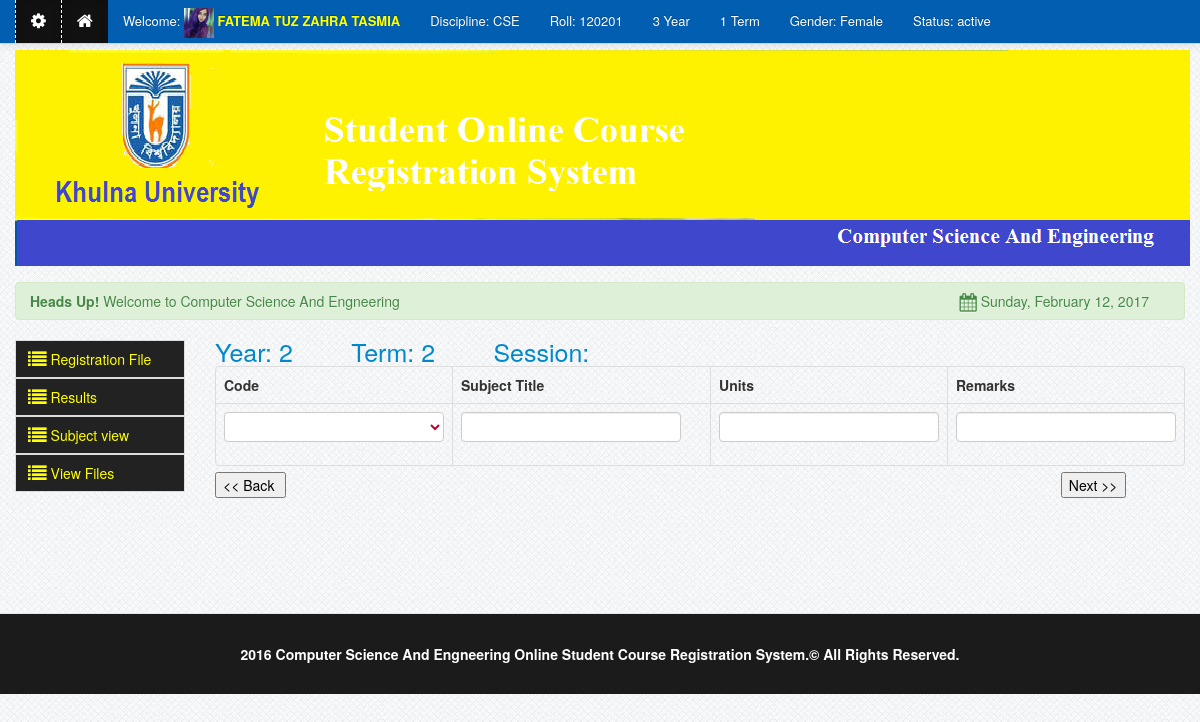
/reg_drop.php (signed in), run on an earlier commit of the app's database.
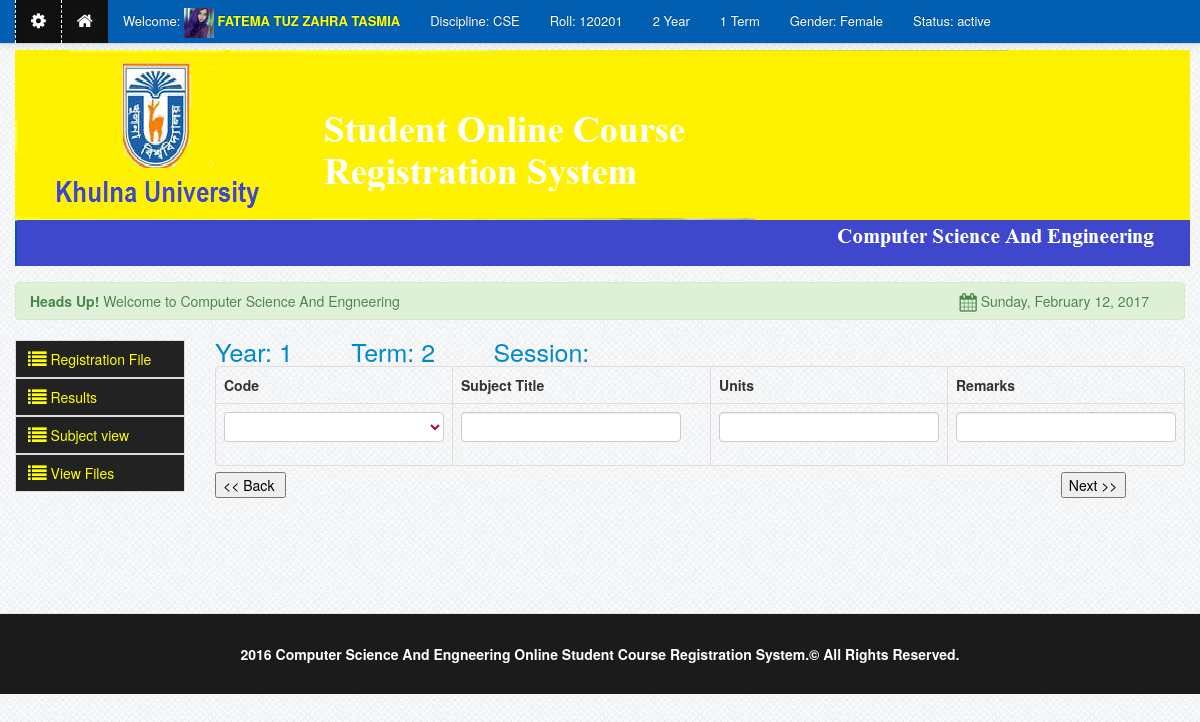
And on a later commit of the database.
### tables this page shows
CREATE TABLE `students` (
  `student_id` int(11) NOT NULL AUTO_INCREMENT,
  `firstname` varchar(100) NOT NULL,
  `lastname` varchar(100) NOT NULL,
  `password` varchar(100) NOT NULL,
  `gender` varchar(10) NOT NULL,
  `course` varchar(100) NOT NULL,
  `address` varchar(100) NOT NULL,
  `contact` varchar(100) NOT NULL,
  `mail_id` varchar(100) NOT NULL,
  `photo` varchar(100) NOT NULL,
  `student_no` varchar(100) NOT NULL,
  `status` varchar(100) NOT NULL,
  `year_level` varchar(100) NOT NULL,
  `term` varchar(100) NOT NULL,
  `student_status` varchar(100) NOT NULL,
  `reg_status` varchar(111) NOT NULL,
  `reg_stat` varchar(111) NOT NULL,
  `a_a` varchar(111) NOT NULL,
  `a_d` varchar(111) NOT NULL,
  `fees` varchar(111) NOT NULL,
  PRIMARY KEY (`student_id`)
);

### session.php (called while the page is built, shortened)
<?php
$session_id=$_SESSION['id'];
?>

### reg_drop.php (the view, shortened to what the changed rows need)
<?php include('header.php'); ?>
<?php include('session.php'); ?>
<?php include('navbar.php'); ?>
<?php
$query=mysql_query("select * from students where student_no='$session_id'")or die(mysql_error());
$row=mysql_fetch_array($query);
$year_level = $row['year_level'];
$term = $row['term'];
 ?>
    <div class="container">
		<div class="margin-top">
			<div class="row">
				<div class="span10">
			<form id="form1"  method="post" action="show_ad_card.php">
            	<a style="font-size:25px">Year:&nbsp;<?php echo $year_level ; ?></a>
						&nbsp;&nbsp;&nbsp;&nbsp;&nbsp;&nbsp;&nbsp;&nbsp;&nbsp;&nbsp;&nbsp;&nbsp;&nbsp;&nbsp;<a style="font-size:25px">Term:&nbsp;<?php echo $term ; ?></a>
                        	&nbsp;&nbsp;&nbsp;&nbsp;&nbsp;&nbsp;&nbsp;&nbsp;&nbsp;&nbsp;&nbsp;&nbsp;&nbsp;&nbsp;<a style="font-size:25px">Session:&nbsp;<?php echo $_SESSION["session"] ; ?></a>
				          <table cellpadding="0" cellspacing="0" border="0" class="table  table-bordered" id="example">
                                <thead>
                                    <tr>
                                        <th width="50">Code</th>
                                        <th  width="400">Subject Title</th>
                                        <th  width="50">Units</th>
                                        <th>Remarks</th>
                                    </tr>
                                </thead>
                                <tbody>
                                </tbody>
                            </table>
                             <td><label>
                  </label>&nbsp;</td>
				</div>
			</div>
		</div>
    </div>
<?php include('footer.php') ?>

### navbar.php (shortened to what the changed rows need)
	<div class="navbar navbar-fixed-top navbar-inverse">
            <div class="navbar-inner">
                <div class="container">
                    <div class="nav-collapse collapse">
					<ul class="nav">
					<?php
					if (!isset($_SESSION['id'])){ ?>
						  <li class="divider-vertical"></li>
								<li class="">
								<a  rel="tooltip"  data-placement="bottom" title="Home" id="home"   href="index.php"><i class="icon-home icon-large"></i>&nbsp;Home</a>
								</li>
						  <li class="divider-vertical"></li>
								<li class="">
								<a rel="tooltip"  data-placement="bottom" title="Click Here to Login" id="login" href="#student"  data-toggle="modal"><i class="icon-signin icon-large"></i>&nbsp;Login</a>
								</li>
						<li class="divider-vertical"></li>
							<li class="">
							<a rel="tooltip"  data-placement="bottom" title="Click Here to Open Account" id="signup" href="signup.php"><i class="icon-signin icon-large"></i>&nbsp;Create Account</strong></a>
							</li>
						<li class="divider-vertical"></li>
						<li class="signup"><span class="sg"></span></li>
					<?php }else{ ?>
					<?php
					$query=mysql_query("select * from students where student_no='$session_id'")or die(mysql_error());
					$row=mysql_fetch_array($query);
					?>
					<?php
$user_query=mysql_query("select * from  registration where student_no = '$session_id'")or die(mysql_error());
$ro=mysql_fetch_array($user_query);
if($ro['year']==1 && $ro['term']==1 && $row['year_level']==1 && $row['term']==1 )
{
$year_level = 1;
$term = 2;
}
elseif($row['year_level']==1 && $row['term']==2)
{
$year_level = 2;
$term = 1;
}
elseif($row['year_level']==2 && $row['term']==1)
{
$year_level = 2;
$term = 2;
}
elseif($row['year_level']==2 && $row['term']==2)
{
$year_level = 3;
$term = 1;
}
elseif($row['year_level']==3 && $row['term']==1)
{
$year_level = 3;
$term = 2;
}
elseif($row['year_level']==3 && $row['term']==2)
{
$year_level = 4;
$term = 1;
}
elseif($row['year_level']==4 && $row['term']==1)
{
$year_level = 4;
$term = 2;
}
elseif($row['year_level']==4 && $row['term']==2)
{
$year_level = "4";
$term = "1";
}
	else
{
$year_level = 1;
$term = 1;
}				?>
					<li class="active">
						<a href=""  data-toggle="dropdown" ><i class="icon-cog icon-large"></i></a>
					</li>
					<li class="active"><a  rel="tooltip"  data-placement="bottom" title="Home" id="home1"  href="dasboard.php"><i class="icon-home icon-large"></i></a></li>
					<li>
						<a href="">Welcome:&nbsp;<img height="30" class=""  width="30" src="registrar/<?php echo $row['photo']; ?>">
						<strong class="name1"><?php echo $row['firstname']." ".$row['lastname']; ?></strong></a>
					</li>
					<li>
						<?php $course_id  = $row['course']; ?>
						<?php
						$query_course = mysql_query("select * from course where code = '$course_id' ")or die(mysql_error());
						$query_row = mysql_fetch_array($query_course);
						echo '<a>Discipline:&nbsp;'.$query_row['code'].'</a>';
						?>
					</li>
                     <li><a>Roll:&nbsp;<?php echo $row['student_no']; ?></a></li>
							<li><a><?php  echo $year_level; ?>   Year</a></li>
							<li><a><?php echo $term; ?>   Term</a></li>
							<li><a>Gender:&nbsp;<?php echo $row['gender']; ?></a></li>
							<li><a>Status:&nbsp;<?php echo $row['status']; ?></a></li>
					<?php } ?>
					</ul>
                    </div>
                </div>
            </div>
        </div>

What changed in the data, as far as the page shows it:
changed students "FATEMA TUZ": term "3" → "2"; year_level "2" → "1"
